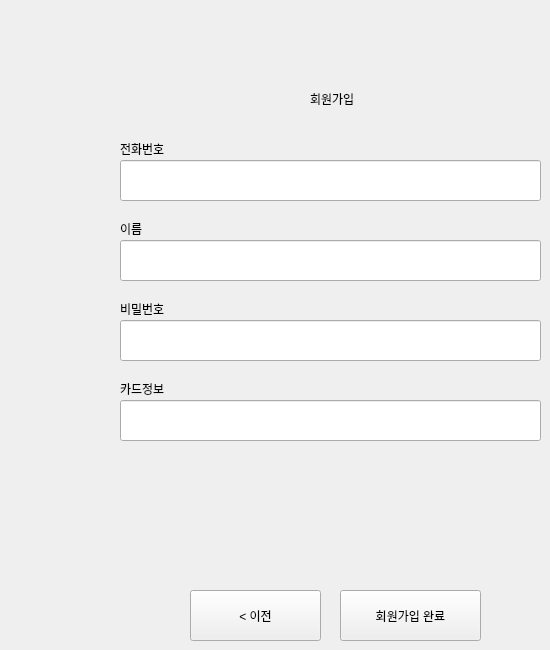
    <widget class="QWidget" name="page_4">
     <widget class="QLabel" name="label_2">
      <property name="geometry">
       <rect>
        <x>310</x>
        <y>90</y>
        <width>67</width>
        <height>17</height>
       </rect>
      </property>
      <property name="text">
       <string>회원가입</string>
      </property>
     </widget>
     <widget class="QLabel" name="label_3">
      <property name="geometry">
       <rect>
        <x>120</x>
        <y>140</y>
        <width>67</width>
        <height>17</height>
       </rect>
      </property>
      <property name="text">
       <string>전화번호</string>
      </property>
     </widget>
     <widget class="QLabel" name="label_4">
      <property name="geometry">
       <rect>
        <x>120</x>
        <y>220</y>
        <width>67</width>
        <height>17</height>
       </rect>
      </property>
      <property name="text">
       <string>이름</string>
      </property>
     </widget>
     <widget class="QLabel" name="label_5">
      <property name="geometry">
       <rect>
        <x>120</x>
        <y>300</y>
        <width>67</width>
        <height>17</height>
       </rect>
      </property>
      <property name="text">
       <string>비밀번호</string>
      </property>
     </widget>
     <widget class="QLabel" name="label_6">
      <property name="geometry">
       <rect>
        <x>120</x>
        <y>380</y>
        <width>67</width>
        <height>17</height>
       </rect>
      </property>
      <property name="text">
       <string>카드정보</string>
      </property>
     </widget>
     <widget class="QLineEdit" name="lineEdit">
      <property name="geometry">
       <rect>
        <x>120</x>
        <y>160</y>
        <width>421</width>
        <height>41</height>
       </rect>
      </property>
     </widget>
     <widget class="QLineEdit" name="lineEdit_2">
      <property name="geometry">
       <rect>
        <x>120</x>
        <y>240</y>
        <width>421</width>
        <height>41</height>
       </rect>
      </property>
     </widget>
     <widget class="QLineEdit" name="lineEdit_3">
      <property name="geometry">
       <rect>
        <x>120</x>
        <y>320</y>
        <width>421</width>
        <height>41</height>
       </rect>
      </property>
     </widget>
     <widget class="QLineEdit" name="lineEdit_4">
      <property name="geometry">
       <rect>
        <x>120</x>
        <y>400</y>
        <width>421</width>
        <height>41</height>
       </rect>
      </property>
     </widget>
     <widget class="QPushButton" name="pushButton_5">
      <property name="geometry">
       <rect>
        <x>340</x>
        <y>590</y>
        <width>141</width>
        <height>51</height>
       </rect>
      </property>
      <property name="text">
       <string>회원가입 완료</string>
      </property>
     </widget>
     <widget class="QPushButton" name="pushButton_6">
      <property name="geometry">
       <rect>
        <x>190</x>
        <y>590</y>
        <width>131</width>
        <height>51</height>
       </rect>
      </property>
      <property name="text">
       <string>&lt; 이전</string>
      </property>
     </widget>
    </widget>
